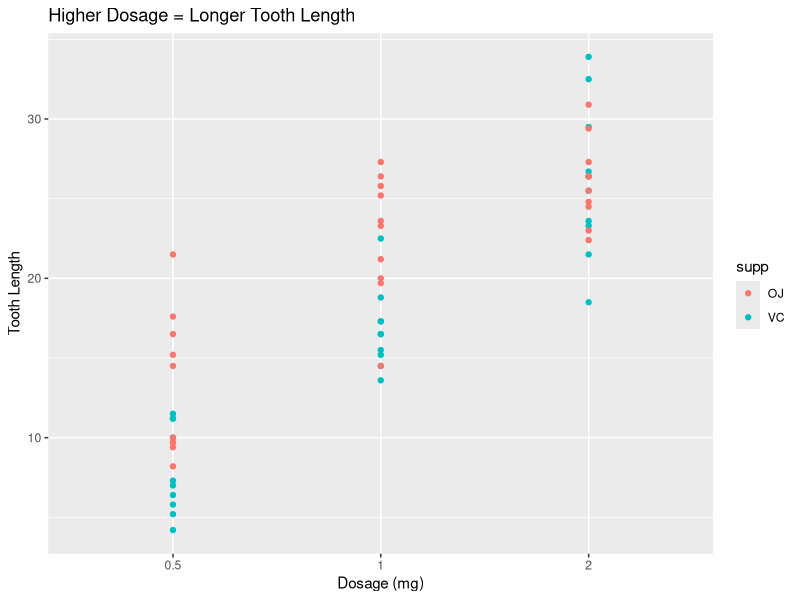
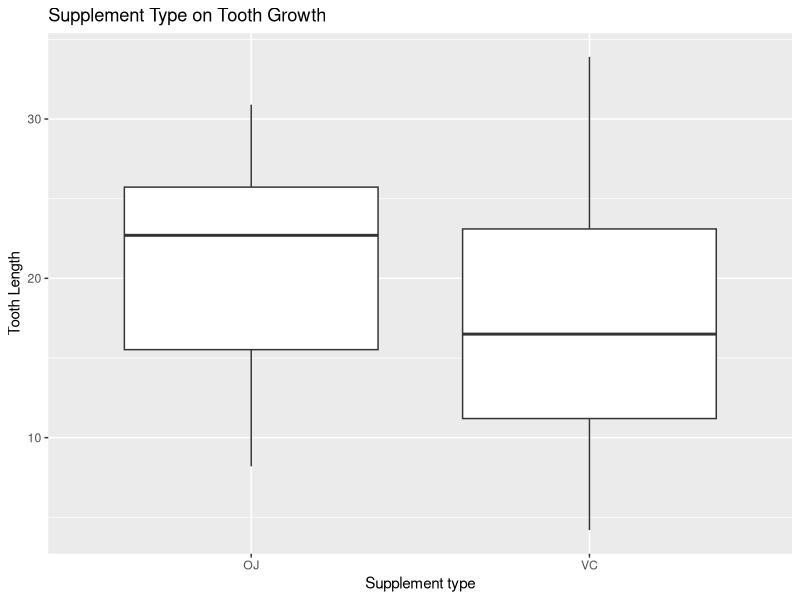
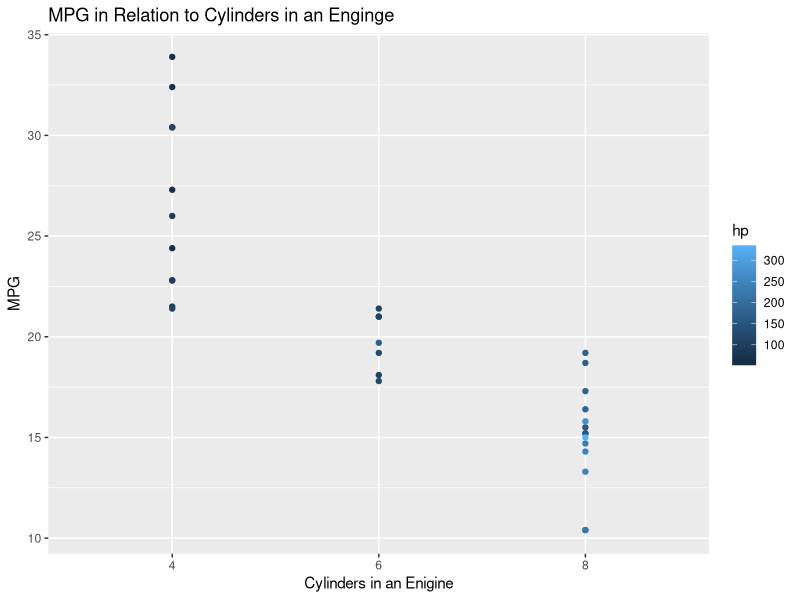
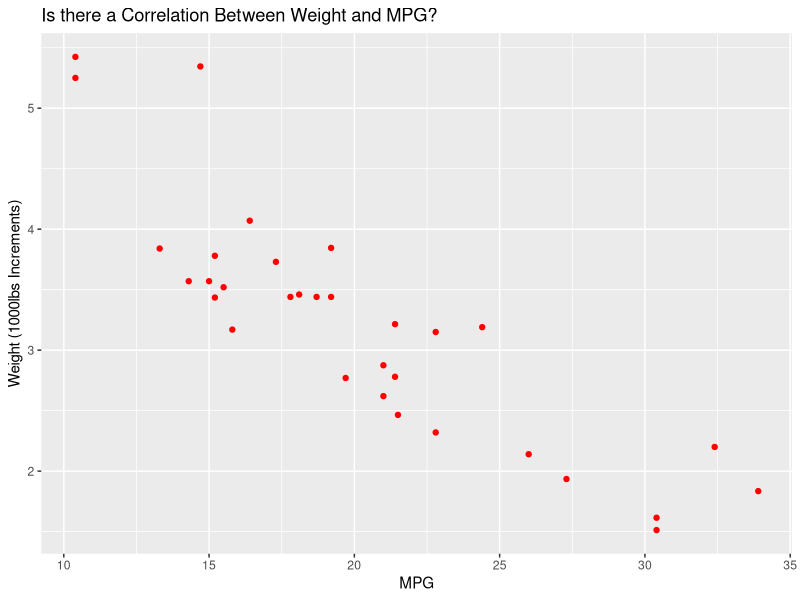

These charts were generated, in order, by the following R code:
## ---- chunk 1
library(ggplot2)
library(dplyr)
library(tidyverse)
library(knitr)
library(lubridate)
## ---- chunk 2
?ToothGrowth
head(ToothGrowth)
## ---- chunk 3
ggplot(data=ToothGrowth, mapping=aes(as.factor(dose), len, color=supp)) +
  geom_point(stat="identity", position="dodge") +
  labs(y = "Tooth Length",
       x = "Dosage (mg)",
       title = "Higher Dosage = Longer Tooth Length")

## ---- chunk 4
ggplot(data=ToothGrowth, mapping=aes(supp, len,)) +
  geom_boxplot() +
  labs(y = "Tooth Length",
       x = "Supplement type",
       title = "Supplement Type on Tooth Growth") 
## ---- chunk 5
?mtcars
head(mtcars)
## ---- chunk 6
ggplot(data=mtcars, mapping=aes(as.factor(cyl), mpg, color=hp)) +
  geom_point(stat="identity") +
  labs(y = "MPG",
       x = "Cylinders in an Enigine",
       title = "MPG in Relation to Cylinders in an Enginge")

## ---- chunk 7
ggplot(data=mtcars, mapping=aes(mpg, wt)) +
  geom_point(color = "Red") +
  labs(y = "Weight (1000lbs Increments)",
       x = "MPG",
       title = "Is there a Correlation Between Weight and MPG? ")
  
